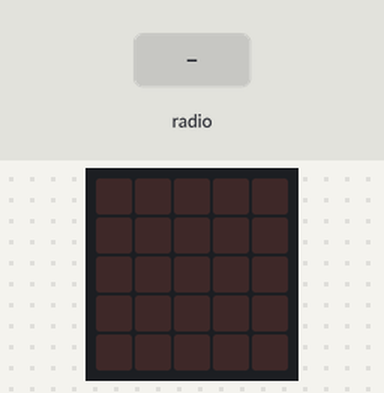
Bench run of a program on a simulated BBC micro:bit (MakeCode). Shown: the board's 5×5 LED display. The test bench sets the inputs (shaded band). Random numbers come from a fixed seed.

Above: at 1.2 s.
1.3 s: radio message "777" arrives
At 2.3 s:
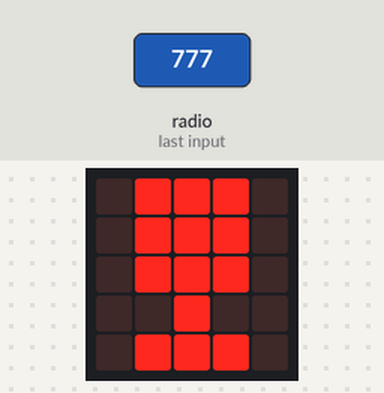
2.8 s: radio message "777" arrives
At 3.5 s:
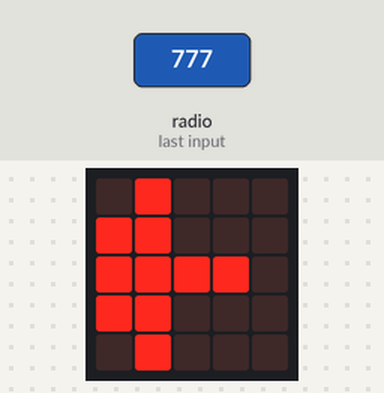
Timing chart, 0 to 5.8 s (numbered marks = the images above; inputs shaded):
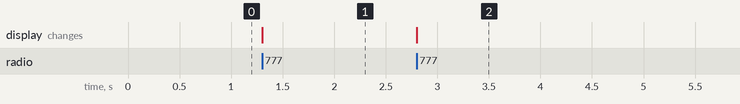

The program:

main.ts
```typescript
radio.onReceivedNumber(function (receivedNumber) {
    tool = randint(0, 2)
    if (tool == 0) {
        basic.showLeds(`
            . # # # .
            . # # # .
            . # # # .
            . . # . .
            . # # # .
            `)
    } else if (tool == 1) {
        basic.showLeds(`
            . . . . .
            . . . . .
            . . . # .
            . # # # .
            # . . # .
            `)
    } else {
        basic.showLeds(`
            . # . . .
            # # . . .
            # # # # .
            # # . . .
            . # . . .
            `)
    }
})
input.onGesture(Gesture.Shake, function () {
    radio.sendNumber(777)
})
let tool = 0
radio.setGroup(777)
```

test.ts
```typescript
// aquí va el archivo "tests"; esto no se compilará cuando este paquete se utilice como una extensión.
```

Measured:
- after the input at 1.3 s, the display: changes at once (image 1)
- after the input at 2.8 s, the display: changes at once (image 2)
